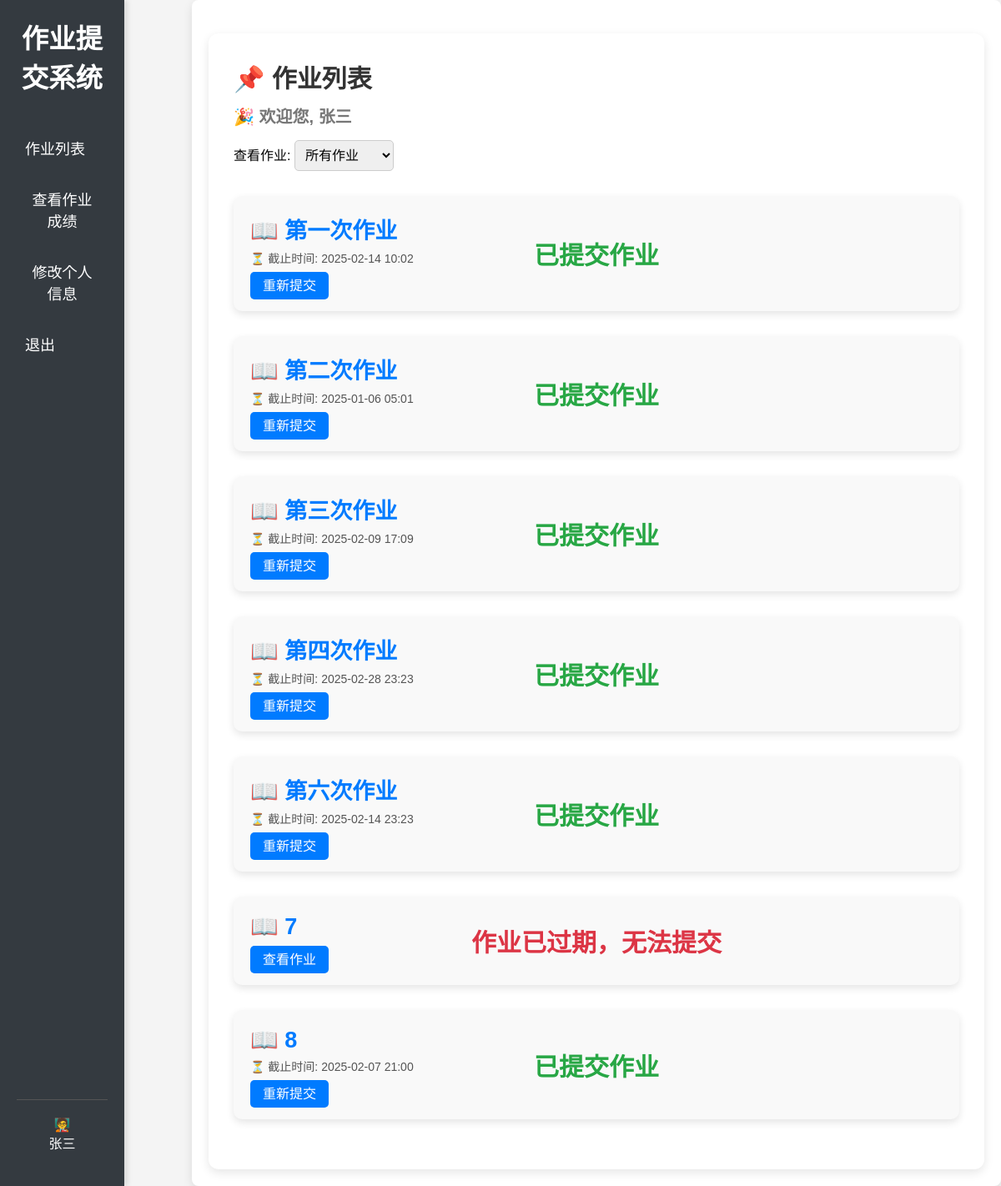
Page /assignments/ (signed in) on the earlier database version.
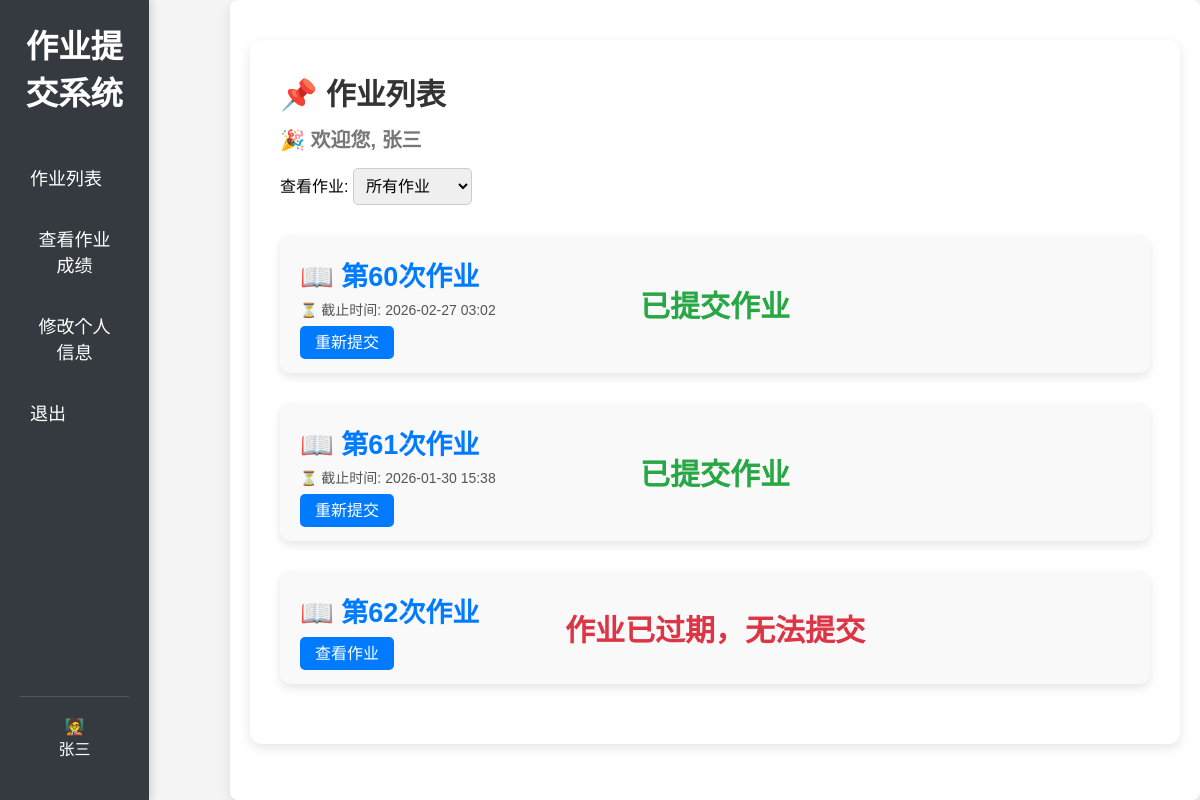
Same page on the later database version.
### assignment_system/models.py (models this page shows, shortened)
class CustomUser(AbstractUser):
    number = models.IntegerField(unique=True, verbose_name='学号', null=True, blank=True)
    name = models.CharField(max_length=100, verbose_name='姓名', default='Unknown')
    is_teacher = models.BooleanField(default=False, verbose_name="是否为老师")
    email = models.EmailField(max_length=254, verbose_name='邮箱', blank=True, null=True)  # 新增邮箱字段
    id = models.BigAutoField(primary_key=True)

class Assignment(models.Model):
    title = models.CharField(max_length=200)
    description = models.TextField()
    due_date = models.DateTimeField()
    file = models.FileField(upload_to='submissions/', blank=True, null=True)
    custom_fields = models.JSONField(default=list, blank=True, null=True)

### assignment_system/views.py (the view)
# urls.py: path('assignments/', views.assignment_list, name='assignment_list'),  # 学生查看所有作业
def assignment_list(request):
    now = timezone.now()
    filter_type = request.GET.get('filter', 'all')  # 获取URL中的filter参数，默认值为'all'
    assignments = Assignment.objects.all()
    submissions = Submission.objects.filter(
        student=request.user,
        assignment=OuterRef('pk')
    )
    assignments = assignments.annotate(has_submission=Exists(submissions))
    if filter_type == 'not_submitted':
        assignments = assignments.filter(has_submission=False)
    elif filter_type == 'all':
        assignments = assignments.all()
    return render(request, 'assignment_list.html', {
        'assignments': assignments,
        'now': now,
        'filter': filter_type,
    })

### assignment_system/templates/assignment_list.html (shortened to what this page needs)
{% extends 'base.html' %}
{% block content %}
<div class="container">
    <div class="header">
        <h2 class="title">📌 作业列表</h2>
        <h3 class="welcome">🎉 欢迎您, {{ user.name }}</h3>
        <div class="filter-options">
            <label for="assignment-filter">查看作业:</label>
            <select id="assignment-filter" onchange="location = this.value;">
                <option value="{% url 'assignment_list' %}?filter=all" {% if filter == 'all' %}selected{% endif %}>所有作业</option>
            </select>
        </div>
    </div>
    <ul class="assignment-list">
        {% for assignment in assignments %}
            <li class="assignment-item">
                <div class="assignment-info">
                    <a  class="assignment-link">
                        <h2>📖 {{ assignment.title }}</h2>
                    </a>
                    {% if assignment.due_date > now or assignment.has_submission %}
                    <span class="due-date">⏳ 截止时间: {{ assignment.due_date|date:"Y-m-d H:i" }}</span>
                    {% endif %}
                    <div class="submit-actions">
                        {% if assignment.has_submission %}
                        <a href="{% url 'student_submission' assignment.id %}" class="submit-button">重新提交</a>
                        {% else %}
                        <a href="{% url 'student_submission' assignment.id %}" class="submit-button">查看作业</a>
                        {% endif %}
                    </div>
                </div>
                <div class="status-container">
                    {% if assignment.has_submission %}
                    <span class="status status-submitted">已提交作业</span>
                    {% else %}
                    {% if assignment.due_date < now %}
                    <span class="status status-overdue">作业已过期，无法提交</span>
                    {% else %}
                    <span class="status status-not-submitted">未提交作业</span>
                    {% endif %}
                    {% endif %}
                </div>
            </li>
        {% empty %}
            <li class="no-assignment">暂无作业</li>
        {% endfor %}
    </ul>
</div>
{% endblock %}

### assignment_system/templates/base.html (shortened to what this page needs)
<!DOCTYPE html>
<html lang="en">
<head>
</head>
<body>
    <header>
        {% if user.is_teacher %}
        <h1>作业管理系统</h1>
        {% else %}
        <h1>作业提交系统</h1>
        {% endif %}
        <nav>
            <ul>
                {% if not user.is_teacher %}
                    <li><a href="{% url 'assignment_list' %}" class="active">作业列表</a></li>
                    <li><a href="{% url 'check_grade' %}">查看作业成绩</a></li>
                    <li><a href="{% url 'update_profile' %}">修改个人信息</a></li>
                    <li><a href="{% url 'custom_login' %}">退出</a></li>
                {% endif %}
            </ul>
        </nav>
        <div class="user-info">
            {% if user.is_teacher %}
            <p>👩‍🎓</p>
            <p>{{ user.name }}</p>
            {% else %}
            <p>🧑‍🏫</p>
            <p>{{ user.name }}</p>
            {% endif %}
        </div>
    </header>
    <main>
        {% block content %}{% endblock %}
    </main>
</body>
</html>

### assignment_system/templates/base.html (style rules this page uses)
* { margin: 0; padding: 0; box-sizing: border-box; }
body { font-family: 'Arial', sans-serif; background-color: #f4f4f4; display: flex; min-height: 100vh; }
header { position: fixed; width: 12.4%; height: 100%; background-color: #343a40; color: white; padding: 20px; text-align: center; box-shadow: 4px 0px 6px rgba(0, 0, 0, 0.1); display: flex; flex-direction: column; }
header h1 { font-size: 24px; margin-bottom: 40px; font-weight: bold; }
nav { width: 100%; flex-grow: 1; }
nav ul { list-style: none; padding: 0; }
nav ul li { margin: 15px 0; }
nav ul li a { color: white; text-decoration: none; font-size: 18px; display: flex; align-items: center; padding: 10px; border-radius: 5px; transition: background 0.3s ease; }
.user-info { margin-top: auto; padding: 20px 0; border-top: 1px solid #555; }
.user-info p { font-size: 16px; text-align: center; }
main { margin-left: 230px; padding: 20px; background-color: white; border-radius: 8px; box-shadow: 0 4px 12px rgba(0, 0, 0, 0.1); flex-grow: 1; }
header h1 { font-size: 32.4px; margin-bottom: 25px; font-weight: bold; }

### assignment_system/templates/assignment_list.html (style rules this page uses)
.container { background: #fff; padding: 30px; border-radius: 12px; box-shadow: 0 4px 12px rgba(0, 0, 0, 0.1); text-align: left; margin-top: 20px; }
.title { font-size: 30px; color: #333; margin-bottom: 10px; }
.welcome { font-size: 20px; color: #777; }
.filter-options { margin-top: 15px; }
.filter-options select { padding: 8px; font-size: 16px; border-radius: 5px; border: 1px solid #ccc; }
.assignment-list { list-style-type: none; padding: 0; margin-top: 25px; }
.assignment-item { background: #f9f9f9; padding: 20px; margin: 30px 0; border-radius: 10px; display: flex; justify-content: space-between; align-items: center; gap: 15px; flex-wrap: wrap; box-shadow: 0 4px 10px rgba(0, 0, 0, 0.1); transition: background-color 0.3s ease, transform 0.2s; position: relative; }
.assignment-info { flex-grow: 1; display: flex; flex-direction: column; }
.assignment-link { font-size: 18px; font-weight: bold; color: #007BFF; text-decoration: none; }
.due-date { font-size: 14px; color: #555; margin-top: 5px; }
.submit-actions { margin-top: 10px; }
.submit-button { background-color: #007BFF; color: white; padding: 8px 15px; font-size: 16px; text-decoration: none; border-radius: 5px; transition: background-color 0.3s ease; }
.status-container { text-align: center; flex-basis: 100%; position: absolute; top: 50%; left: 50%; transform: translate(-50%, -50%); }
.status { font-size: 30px; font-weight: bold; text-align: center; color: white; padding: 8px 15px; border-radius: 5px; }
.status-submitted { color: #28a745; }
.status-overdue { color: #dc3545; }

Differences in the rows shown:
removed Assignment: title "第一次作业", due_date "2025-02-14 10:02", shows "重新提交", shows "已提交作业"
removed Assignment: title "第二次作业", due_date "2025-01-06 05:01", shows "重新提交", shows "已提交作业"
removed Assignment: title "第三次作业", due_date "2025-02-09 17:09", shows "重新提交", shows "已提交作业"
removed Assignment: title "第四次作业", due_date "2025-02-28 23:23", shows "重新提交", shows "已提交作业"
removed Assignment: title "第六次作业", due_date "2025-02-14 23:23", shows "重新提交", shows "已提交作业"
removed Assignment: title "7", shows "查看作业", shows "作业已过期，无法提交"
removed Assignment: title "8", due_date "2025-02-07 21:00", shows "重新提交", shows "已提交作业"
added Assignment: title "第60次作业", due_date "2026-02-27 03:02", shows "重新提交", shows "已提交作业"
added Assignment: title "第61次作业", due_date "2026-01-30 15:38", shows "重新提交", shows "已提交作业"
added Assignment: title "第62次作业", shows "查看作业", shows "作业已过期，无法提交"
